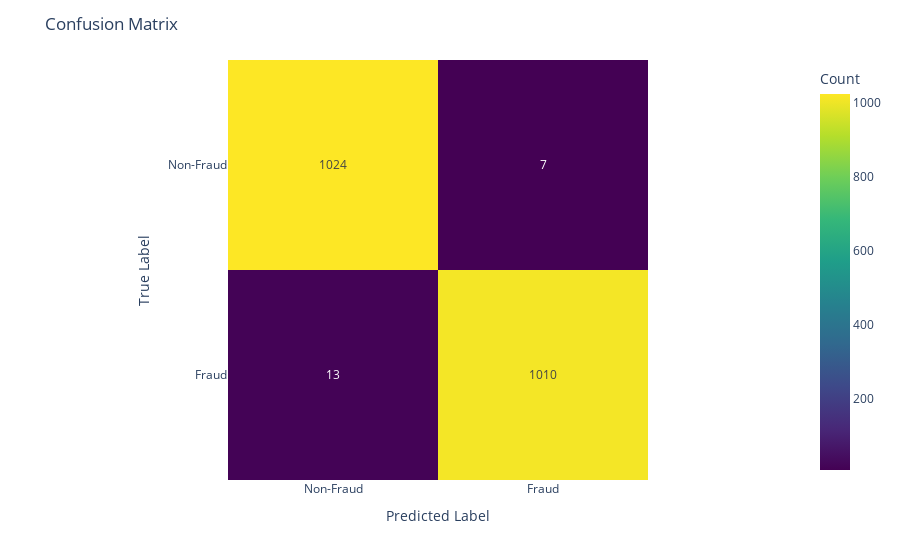

Notebook cell for this chart:
### Code cell
pred_gandalf = tabular_model.predict(test)
true_labels = test['is_fraud'].values
predicted_labels = pred_gandalf['prediction'].astype(int)  # Assuming 'prediction' contains the predicted class labels

# Compute additional metrics
precision = precision_score(true_labels, predicted_labels)
recall = recall_score(true_labels, predicted_labels)
f1 = f1_score(true_labels, predicted_labels)
roc_auc = roc_auc_score(true_labels, pred_gandalf[['0.0_probability', '1.0_probability']].values[:, 1])  # Use probability for class 1
conf_matrix = confusion_matrix(true_labels, predicted_labels)
class_report = classification_report(true_labels, predicted_labels)

metrics_table = PrettyTable()
metrics_table.field_names = ["Metric", "Value"]
metrics_table.add_row(["Precision", precision])
metrics_table.add_row(["Recall", recall])
metrics_table.add_row(["F1 Score", f1])
metrics_table.add_row(["ROC AUC Score", roc_auc])
print("Additional Evaluation Metrics:")
print(metrics_table)

# Print confusion matrix
conf_matrix_table = PrettyTable()
conf_matrix_table.field_names = ["", "Predicted Non-Fraud", "Predicted Fraud"]
conf_matrix_table.add_row(["Actual Non-Fraud", conf_matrix[0][0], conf_matrix[0][1]])
conf_matrix_table.add_row(["Actual Fraud", conf_matrix[1][0], conf_matrix[1][1]])
print("Confusion Matrix:")
print(conf_matrix_table)

# Print classification report
print("Classification Report:")
print(class_report)

import plotly.express as px
fig=px.imshow(conf_matrix,labels=dict(x="Predicted Label", y="True Label", color="Count"),
      x=["Non-Fraud","Fraud"],
        y=["Non-Fraud","Fraud"],
       text_auto=True,
       color_continuous_scale='Viridis'
      )
fig.update_layout(title='Confusion Matrix')
fig.show()

### Figure 1 — Plotly figure (JSON) as saved in the notebook; plotly's stock layout.template omitted (floating-point values rounded to 4 significant figures)
{"data": [{"coloraxis": "coloraxis", "hovertemplate": "Predicted Label: %{x}<br>True Label: %{y}<br>Count: %{z}<extra></extra>", "name": "0", "texttemplate": "%{z}", "type": "heatmap", "x": ["Non-Fraud", "Fraud"], "xaxis": "x", "y": ["Non-Fraud", "Fraud"], "yaxis": "y", "z": [[1024, 7], [13, 1010]]}], "layout": {"coloraxis": {"colorbar": {"title": {"text": "Count"}}, "colorscale": [[0, "#440154"], [0.1111, "#482878"], [0.2222, "#3e4989"], [0.3333, "#31688e"], [0.4444, "#26828e"], [0.5556, "#1f9e89"], [0.6667, "#35b779"], [0.7778, "#6ece58"], [0.8889, "#b5de2b"], [1, "#fde725"]]}, "margin": {"t": 60}, "title": {"text": "Confusion Matrix"}, "xaxis": {"anchor": "y", "constrain": "domain", "domain": [0, 1], "scaleanchor": "y", "title": {"text": "Predicted Label"}}, "yaxis": {"anchor": "x", "autorange": "reversed", "constrain": "domain", "domain": [0, 1], "title": {"text": "True Label"}}}}
